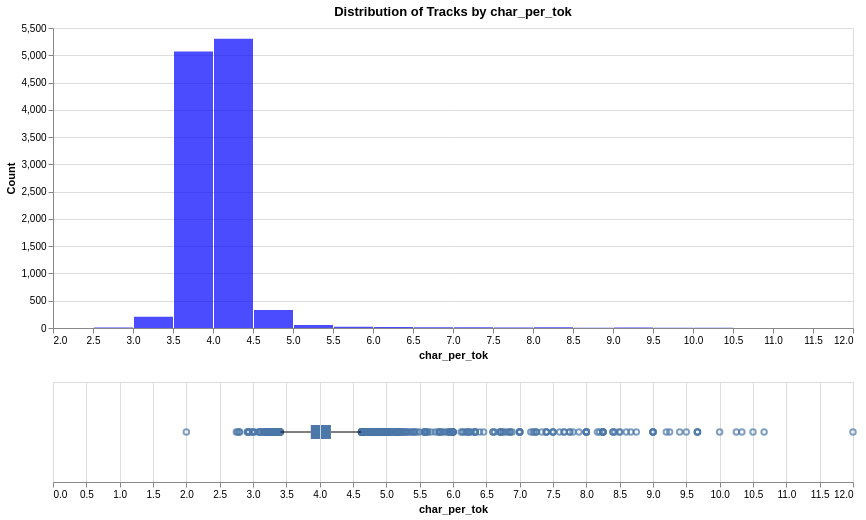

Notebook code cell kept with this figure:
### Markdown cell above
## char_per_tok

### Code cell
analyze_distribution(df_tracks, 'char_per_tok', 'char_per_tok', 'blue')

### Figure 1 — Vega specification as saved in the notebook (floating-point values rounded to 4 significant figures; data arrays with more than 128 entries replaced by an {"elided": "..."} marker saying what was removed)
{"$schema": "https://vega.github.io/schema/vega/v5.json", "data": [{"name": "source_0"}, {"name": "data_0", "values": [{"__count": 5302, "bin_maxbins_10_char_per_tok": 4.0, "bin_maxbins_10_char_per_tok_end": 5.0, "bin_maxbins_40_char_per_tok": 4.0, "bin_maxbins_40_char_per_tok_end": 4.5}, {"__count": 5067, "bin_maxbins_10_char_per_tok": 3.0, "bin_maxbins_10_char_per_tok_end": 4.0, "bin_maxbins_40_char_per_tok": 3.5, "bin_maxbins_40_char_per_tok_end": 4.0}, {"__count": 54, "bin_maxbins_10_char_per_tok": 5.0, "bin_maxbins_10_char_per_tok_end": 6.0, "bin_maxbins_40_char_per_tok": 5.0, "bin_maxbins_40_char_per_tok_end": 5.5}, {"__count": 206, "bin_maxbins_10_char_per_tok": 3.0, "bin_maxbins_10_char_per_tok_end": 4.0, "bin_maxbins_40_char_per_tok": 3.0, "bin_maxbins_40_char_per_tok_end": 3.5}, {"__count": 332, "bin_maxbins_10_char_per_tok": 4.0, "bin_maxbins_10_char_per_tok_end": 5.0, "bin_maxbins_40_char_per_tok": 4.5, "bin_maxbins_40_char_per_tok_end": 5.0}, {"__count": 20, "bin_maxbins_10_char_per_tok": 6.0, "bin_maxbins_10_char_per_tok_end": 7.0, "bin_maxbins_40_char_per_tok": 6.0, "bin_maxbins_40_char_per_tok_end": 6.5}, {"__count": 23, "bin_maxbins_10_char_per_tok": 5.0, "bin_maxbins_10_char_per_tok_end": 6.0, "bin_maxbins_40_char_per_tok": 5.5, "bin_maxbins_40_char_per_tok_end": 6.0}, {"__count": 10, "bin_maxbins_10_char_per_tok": 7.0, "bin_maxbins_10_char_per_tok_end": 8.0, "bin_maxbins_40_char_per_tok": 7.5, "bin_maxbins_40_char_per_tok_end": 8.0}, {"__count": 15, "bin_maxbins_10_char_per_tok": 8.0, "bin_maxbins_10_char_per_tok_end": 9.0, "bin_maxbins_40_char_per_tok": 8.0, "bin_maxbins_40_char_per_tok_end": 8.5}, {"__count": 7, "bin_maxbins_10_char_per_tok": 9.0, "bin_maxbins_10_char_per_tok_end": 10.0, "bin_maxbins_40_char_per_tok": 9.0, "bin_maxbins_40_char_per_tok_end": 9.5}, {"__count": 14, "bin_maxbins_10_char_per_tok": 6.0, "bin_maxbins_10_char_per_tok_end": 7.0, "bin_maxbins_40_char_per_tok": 6.5, "bin_maxbins_40_char_per_tok_end": 7.0}, {"__count": 14, "bin_maxbins_10_char_per_tok": 7.0, "bin_maxbins_10_char_per_tok_end": 8.0, "bin_maxbins_40_char_per_tok": 7.0, "bin_maxbins_40_char_per_tok_end": 7.5}, {"__count": 5, "bin_maxbins_10_char_per_tok": 8.0, "bin_maxbins_10_char_per_tok_end": 9.0, "bin_maxbins_40_char_per_tok": 8.5, "bin_maxbins_40_char_per_tok_end": 9.0}, {"__count": 10, "bin_maxbins_10_char_per_tok": 2.0, "bin_maxbins_10_char_per_tok_end": 3.0, "bin_maxbins_40_char_per_tok": 2.5, "bin_maxbins_40_char_per_tok_end": 3.0}, {"__count": 4, "bin_maxbins_10_char_per_tok": 9.0, "bin_maxbins_10_char_per_tok_end": 10.0, "bin_maxbins_40_char_per_tok": 9.5, "bin_maxbins_40_char_per_tok_end": 10.0}, {"__count": 1, "bin_maxbins_10_char_per_tok": 2.0, "bin_maxbins_10_char_per_tok_end": 3.0, "bin_maxbins_40_char_per_tok": 2.0, "bin_maxbins_40_char_per_tok_end": 2.5}, {"__count": 2, "bin_maxbins_10_char_per_tok": 10.0, "bin_maxbins_10_char_per_tok_end": 11.0, "bin_maxbins_40_char_per_tok": 10.5, "bin_maxbins_40_char_per_tok_end": 11.0}, {"__count": 3, "bin_maxbins_10_char_per_tok": 10.0, "bin_maxbins_10_char_per_tok_end": 11.0, "bin_maxbins_40_char_per_tok": 10.0, "bin_maxbins_40_char_per_tok_end": 10.5}, {"__count": 1, "bin_maxbins_10_char_per_tok": 11.0, "bin_maxbins_10_char_per_tok_end": 12.0, "bin_maxbins_40_char_per_tok": 11.5, "bin_maxbins_40_char_per_tok_end": 12.0}]}, {"name": "data_1"}, {"name": "data_2", "values": {"elided": "449 records"}}, {"name": "data_3"}, {"name": "data_4", "values": [{"lower_box_char_per_tok": 3.867, "lower_whisker_char_per_tok": 3.415, "max_char_per_tok": 4.621}]}, {"name": "data_5", "values": [{"max_char_per_tok": 4.621, "upper_box_char_per_tok": 4.169, "upper_whisker_char_per_tok": 4.621}]}, {"name": "data_6"}, {"name": "data_7", "values": [{"lower_box_char_per_tok": 3.867, "max_char_per_tok": 12.0, "upper_box_char_per_tok": 4.169}]}, {"name": "data_8", "values": [{"lower_box_char_per_tok": 3.867, "max_char_per_tok": 12.0, "mid_box_char_per_tok": 4.013, "upper_box_char_per_tok": 4.169}]}, {"name": "data_0_concat_0_y_domain___count", "values": [{"min": 1, "max": 5302}]}], "signals": [{"name": "concat_0_bin_maxbins_40_char_per_tok_bins", "value": {"fields": ["char_per_tok"], "fname": "bin_char_per_tok", "start": 2.0, "step": 0.5, "stop": 12.0}}, {"name": "concat_0_height", "value": 300}, {"name": "concat_1_height", "value": 100}], "marks": [{"type": "group", "name": "concat_0_group", "encode": {"update": {"height": {"signal": "concat_0_height"}, "width": {"signal": "width"}}}, "marks": [{"type": "rect", "name": "concat_0_marks", "from": {"data": "data_0"}, "encode": {"update": {"y2": {"value": 0, "scale": "concat_0_y"}, "x2": {"field": "bin_maxbins_40_char_per_tok", "scale": "concat_0_x", "offset": {"signal": "0.5 + (abs(scale(\"concat_0_x\", datum[\"bin_maxbins_40_char_per_tok_end\"]) - scale(\"concat_0_x\", datum[\"bin_maxbins_40_char_per_tok\"])) < 0.25 ? -0.5 * (0.25 - (abs(scale(\"concat_0_x\", datum[\"bin_maxbins_40_char_per_tok_end\"]) - scale(\"concat_0_x\", datum[\"bin_maxbins_40_char_per_tok\"])))) : 0.5)"}}, "tooltip": {"signal": "{\"char_per_tok (binned)\": !isValid(datum[\"bin_maxbins_10_char_per_tok\"]) || !isFinite(+datum[\"bin_maxbins_10_char_per_tok\"]) ? \"null\" : format(datum[\"bin_maxbins_10_char_per_tok\"], \"\") + \" – \" + format(datum[\"bin_maxbins_10_char_per_tok_end\"], \"\"), \"Count of Records\": format(datum[\"__count\"], \"\")}"}, "opacity": {"value": 0.7}, "x": {"field": "bin_maxbins_40_char_per_tok_end", "scale": "concat_0_x", "offset": {"signal": "0.5 + (abs(scale(\"concat_0_x\", datum[\"bin_maxbins_40_char_per_tok_end\"]) - scale(\"concat_0_x\", datum[\"bin_maxbins_40_char_per_tok\"])) < 0.25 ? 0.5 * (0.25 - (abs(scale(\"concat_0_x\", datum[\"bin_maxbins_40_char_per_tok_end\"]) - scale(\"concat_0_x\", datum[\"bin_maxbins_40_char_per_tok\"])))) : -0.5)"}}, "y": {"field": "__count", "scale": "concat_0_y"}, "fill": {"value": "blue"}}}, "style": ["bar"]}], "axes": [{"scale": "concat_0_y", "labels": false, "orient": "left", "grid": true, "gridScale": "concat_0_x", "minExtent": 0, "tickCount": {"signal": "ceil(concat_0_height/40)"}, "ticks": false, "maxExtent": 0, "aria": false, "zindex": 0, "domain": false}, {"scale": "concat_0_x", "title": "char_per_tok", "tickCount": {"signal": "ceil(width/10)"}, "zindex": 0, "labelOverlap": true, "orient": "bottom", "grid": false, "labelFlush": true}, {"scale": "concat_0_y", "labelOverlap": true, "grid": false, "zindex": 0, "title": "Count", "orient": "left", "tickCount": {"signal": "ceil(concat_0_height/40)"}}], "title": {"text": "Distribution of Tracks by char_per_tok", "frame": "group"}, "style": "cell"}, {"type": "group", "name": "concat_1_group", "encode": {"update": {"width": {"signal": "width"}, "height": {"signal": "concat_1_height"}}}, "signals": [{"name": "height", "update": "concat_1_height"}], "marks": [{"type": "symbol", "name": "concat_1_layer_0_layer_0_marks", "from": {"data": "data_2"}, "encode": {"update": {"y": {"signal": "concat_1_height", "mult": 0.5}, "x": {"field": "char_per_tok", "scale": "concat_1_x"}, "stroke": {"value": "#4c78a8"}, "fill": {"value": "transparent"}, "opacity": {"value": 0.7}}}, "style": ["point", "boxplot-outliers"]}, {"type": "rule", "name": "concat_1_layer_0_layer_1_layer_0_marks", "from": {"data": "data_4"}, "encode": {"update": {"tooltip": {"signal": "format(datum[\"max_char_per_tok\"], \"\")"}, "y": {"signal": "concat_1_height", "mult": 0.5}, "stroke": {"value": "black"}, "x2": {"field": "lower_box_char_per_tok", "scale": "concat_1_x"}, "x": {"field": "lower_whisker_char_per_tok", "scale": "concat_1_x"}}}, "style": ["rule", "boxplot-rule"], "aria": false}, {"type": "rule", "name": "concat_1_layer_0_layer_1_layer_1_marks", "from": {"data": "data_5"}, "encode": {"update": {"x": {"field": "upper_box_char_per_tok", "scale": "concat_1_x"}, "y": {"signal": "concat_1_height", "mult": 0.5}, "x2": {"field": "upper_whisker_char_per_tok", "scale": "concat_1_x"}, "tooltip": {"signal": "format(datum[\"max_char_per_tok\"], \"\")"}, "stroke": {"value": "black"}}}, "style": ["rule", "boxplot-rule"], "aria": false}, {"type": "rect", "name": "concat_1_layer_1_layer_0_marks", "from": {"data": "data_7"}, "encode": {"update": {"fill": {"value": "#4c78a8"}, "x2": {"field": "upper_box_char_per_tok", "scale": "concat_1_x"}, "yc": {"signal": "concat_1_height", "mult": 0.5}, "height": {"value": 14}, "tooltip": {"signal": "format(datum[\"max_char_per_tok\"], \"\")"}, "x": {"field": "lower_box_char_per_tok", "scale": "concat_1_x"}}}, "style": ["bar", "boxplot-box"]}, {"type": "rect", "name": "concat_1_layer_1_layer_1_marks", "from": {"data": "data_8"}, "encode": {"update": {"yc": {"signal": "concat_1_height", "mult": 0.5}, "height": {"value": 14}, "tooltip": {"signal": "format(datum[\"max_char_per_tok\"], \"\")"}, "width": {"value": 1}, "opacity": {"value": 0.7}, "xc": {"field": "mid_box_char_per_tok", "scale": "concat_1_x"}, "fill": [{"value": "#4c78a8", "test": "datum['lower_box_char_per_tok'] >= datum['upper_box_char_per_tok']"}, {"value": "white"}]}}, "aria": false, "style": ["tick", "boxplot-median"]}], "axes": [{"scale": "concat_1_x", "ticks": false, "zindex": 0, "tickCount": {"signal": "ceil(width/40)"}, "orient": "bottom", "domain": false, "labels": false, "aria": false, "maxExtent": 0, "grid": true, "minExtent": 0}, {"scale": "concat_1_x", "labelFlush": true, "tickCount": {"signal": "ceil(width/40)"}, "zindex": 0, "orient": "bottom", "labelOverlap": true, "grid": false, "title": "char_per_tok"}], "style": "cell"}], "scales": [{"name": "concat_0_x", "type": "linear", "domain": {"signal": "[concat_0_bin_maxbins_40_char_per_tok_bins.start, concat_0_bin_maxbins_40_char_per_tok_bins.stop]"}, "range": [0, {"signal": "width"}], "bins": {"signal": "concat_0_bin_maxbins_40_char_per_tok_bins"}, "zero": false}, {"name": "concat_0_y", "type": "linear", "domain": [{"signal": "(data(\"data_0_concat_0_y_domain___count\")[0] || {}).min"}, {"signal": "(data(\"data_0_concat_0_y_domain___count\")[0] || {}).max"}], "range": [{"signal": "concat_0_height"}, 0], "nice": true, "zero": true}, {"name": "concat_1_x", "type": "linear", "domain": {"fields": [{"data": "data_2", "field": "char_per_tok"}, {"data": "data_4", "field": "lower_whisker_char_per_tok"}, {"data": "data_4", "field": "lower_box_char_per_tok"}, {"data": "data_5", "field": "upper_box_char_per_tok"}, {"data": "data_5", "field": "upper_whisker_char_per_tok"}, {"data": "data_7", "field": "lower_box_char_per_tok"}, {"data": "data_7", "field": "upper_box_char_per_tok"}, {"data": "data_8", "field": "mid_box_char_per_tok"}]}, "range": [0, {"signal": "width"}], "zero": true, "nice": true}], "background": "white", "layout": {"padding": 20, "columns": 1, "bounds": "full", "align": "each"}, "width": 800, "padding": 5}
